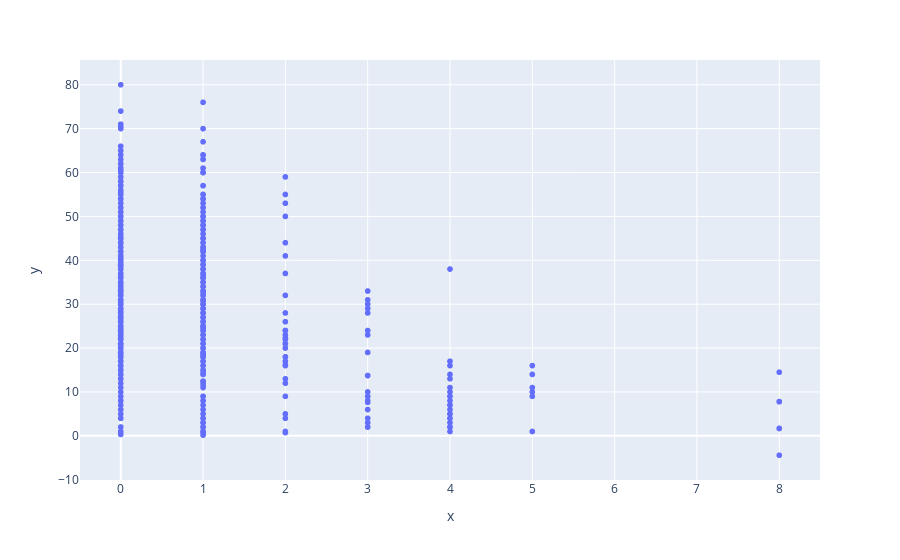

Write notebook code for a chart like this one.
### Code cell
import plotly.express as px
fig = px.scatter(x=df_complete['SibSp'], y=df_complete['Age'])
fig.show()

### Figure 1 — Plotly figure (JSON) as saved in the notebook; plotly's stock layout.template omitted (floating-point values rounded to 4 significant figures; data arrays with more than 128 entries replaced by an {"elided": "..."} marker saying what was removed)
{"data": [{"hoverlabel": {"namelength": 0}, "hovertemplate": "x=%{x}<br>y=%{y}", "legendgroup": "", "marker": {"color": "#636efa", "symbol": "circle"}, "mode": "markers", "name": "", "showlegend": false, "type": "scattergl", "x": {"elided": "1309 int values"}, "xaxis": "x", "y": {"elided": "1309 float values"}, "yaxis": "y"}], "layout": {"legend": {"tracegroupgap": 0}, "margin": {"t": 60}, "xaxis": {"anchor": "y", "domain": [0, 1], "title": {"text": "x"}}, "yaxis": {"anchor": "x", "domain": [0, 1], "title": {"text": "y"}}}}
